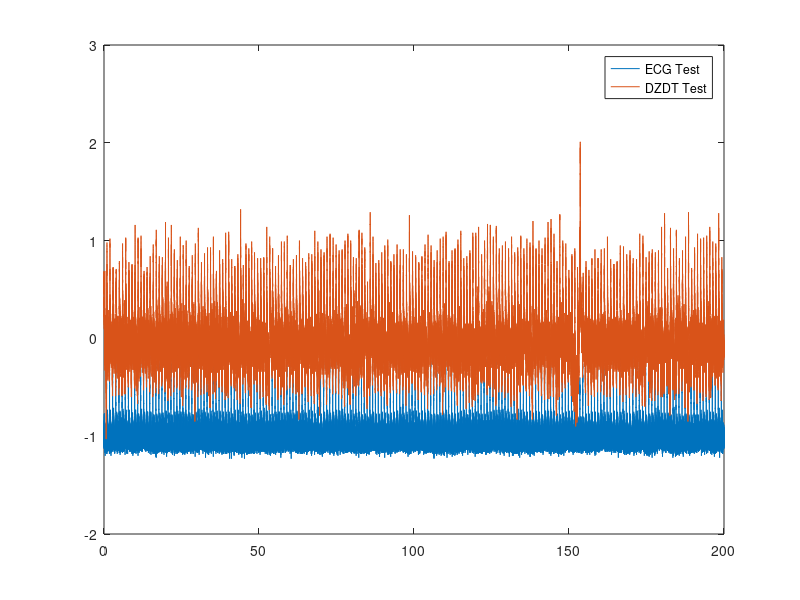

MATLAB code for this plot: (Note: this script raises an error after producing the figure.)
%% PEP testing script for Anish Shah
%% Nil Z. Gurel - nil@gatech.edu 
%% Created: 8.23.2019
%% uses sample DZDT and ECG data to derive PEP
%% run section-by-section to see the generated plots to understand what's going on.
%% click the section and hit 'Run section' from Editor above to run only the separate code sections
%% the last two sections are optional for use in your scripts for extracting data/parsing


%% load data
load('test_PEP.mat')

%% Sampling rate
fs=1000;
ts=1/fs;
t=0:ts:ts*(length(ECG_TEST)-1);

figure(); plot(t,ECG_TEST); hold on; plot(t,DZDT_TEST);
legend('ECG Test','DZDT Test');

%% Filter -filtering takes sometime
f_icg=filter_icg;
dzdt_f=filtfilthd(f_icg, DZDT_TEST);
clear f_icg;

f_ecg=filter_ecg;
ecg_fqrs=filtfilthd(f_ecg, ECG_TEST);
clear f_ecg;


%% find Qpeaks - Q and R peaks are marked
threshold=0.15;
mindist=50;
[Qpeakslocs,t_Qpks] = find_Qpeaks(fs,threshold,mindist,ecg_fqrs);
% t_Qpks=t_Qpks+tstart;

%% Ensemble averaging 
threshold=0.15; %for locating R-peaks
mindist=50;
beatlen=600; % sample length
[cecgf,cdzdtf ] = find_EA_Qpks( ecg_fqrs, Qpeakslocs,dzdt_f,beatlen );

%% find PEP
[tPEP,PEP,tPEPc,PEPc] = find_PEP(fs,cdzdtf,t_Qpks);

%% TO BE MODIFIED FOR YOUR SCRIPTS:extracting VU-AMS data (.txt) to MATLAB vector, these files should be inside the same MATLAB path/folder

fid = fopen('11031048_ECG.txt'); %filename
d=textscan(fid, '%*s%s%*s%*[^\n]');  % loads only the second column
fclose(fid);
ECG_cell=d{:};
ECG=str2double(ECG_cell);
ECG=ECG(4:end); %ignore info columns
clear ECG_cell;

fid = fopen('11031048_DZDT.txt'); %filename
C=textscan(fid, '%*s%s%*s%*[^\n]'); % loads only the second column
fclose(fid);
DZDT_cell=C{:};
DZDT=str2double(DZDT_cell);
DZDT=DZDT(4:end);
clear DZDT_cell;

%% TO BE MODIFIED FOR YOUR SCRIPTS: parsing a vector

% made-up start and end timestamps in sec
rests=150;
reste=180;

%find the corresponding sample numbers in t-vector
Srests = knnsearch(t',rests); 
Sreste = knnsearch(t',reste);

% extract these intervals from ECG and DZDT vectors (or from filtered
% versions, whichever makes more sense to you)
ECG_Rest=ECG_TEST(Srests:Sreste);
DZDT_Rest=DZDT_TEST(Srests:Sreste);

%after parsing, go on with regular processing (filtering, ensemble averaging
%etc..)

